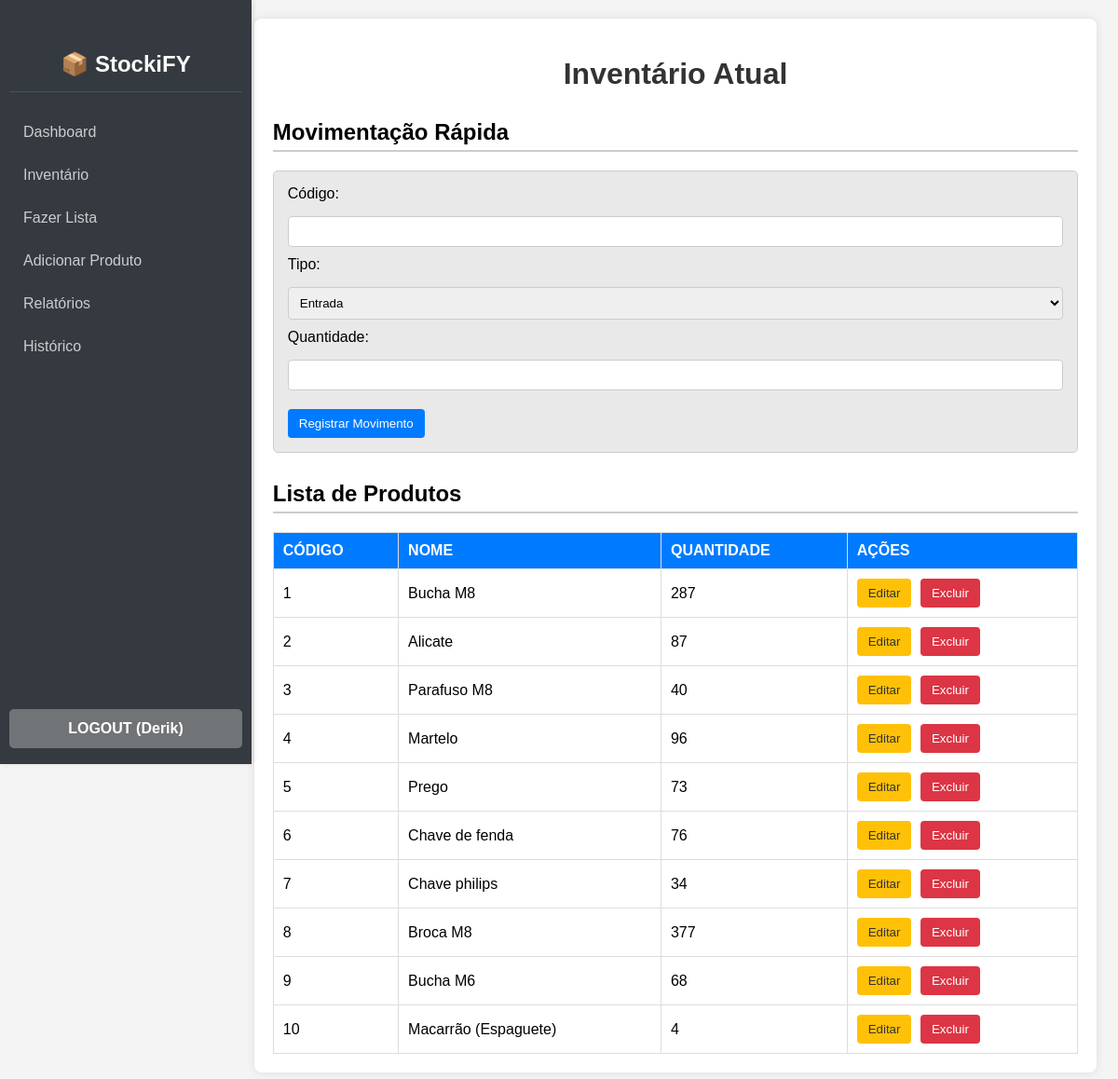
Page /inventario (signed in) on the committed database.
### app.py (models this page shows, shortened)
class Usuario(UserMixin, db.Model):
    id = db.Column(db.Integer, primary_key=True)
    username = db.Column(db.String(80), unique=True, nullable=False)
    password_hash = db.Column(db.String(128))

class Produto(db.Model):
    id = db.Column(db.Integer, primary_key=True)
    nome = db.Column(db.String(100), nullable=False)
    quantidade = db.Column(db.Integer, default=0)

### app.py (the view)
@app.route('/inventario')
@login_required
def inventario():
    estoque_db = Produto.query.order_by(Produto.id).all() # Ordenar por ID pode ser melhor para consistência
    return render_template('index.html', estoque=estoque_db)

### app.py (called while the page is built)
@login_manager.user_loader
def load_user(user_id):
    return Usuario.query.get(int(user_id))

### templates/index.html (shortened to what this page needs)
<!DOCTYPE html>
<html lang="pt-BR">
<head>
    <link rel="stylesheet" href="{{ url_for('static', filename='css/style.css') }}">
</head>
<body>
<div class="sidebar">
    <h2>📦 StockiFY</h2>
    <a href="{{ url_for('dashboard') }}">Dashboard</a>
    <a href="{{ url_for('inventario') }}">Inventário</a>
    <a href="{{ url_for('lista_pedidos_page') }}">Fazer Lista</a>
    <a href="{{ url_for('adicionar_produto') }}">Adicionar Produto</a>
    <a href="{{ url_for('relatorio_menu') }}">Relatórios</a>
    <a href="{{ url_for('historico_page') }}">Histórico</a>
    {% if current_user.is_authenticated %}
        <a href="{{ url_for('logout') }}" class="logout-link">
            LOGOUT ({{ current_user.username | capitalize }})
        </a>
    {% endif %}
</div>
<div class="content">
    <div class="container">
        <h1>Inventário Atual</h1>
        <h2>Movimentação Rápida</h2>
        <form
            hx-post="{{ url_for('movimentar') }}"
            hx-target="#inventory-table-body"
            hx-swap="innerHTML"
            hx-indicator="#loading"
            class="form-row"
        >
            <label>Código:</label>
            <input type="number" name="codigo" required>
            <label>Tipo:</label>
            <select name="tipo_movimento" required>
                <option value="entrada">Entrada</option>
            </select>
            <label>Quantidade:</label>
            <input type="number" name="quantidade" min="1" required>
            <button type="submit" class="btn btn-main">Registrar Movimento</button>
        </form>
        <h2>Lista de Produtos</h2>
        <table class="table-inventory">
            <thead>
                <tr>
                    <th>CÓDIGO</th>
                    <th>NOME</th>
                    <th>QUANTIDADE</th>
                    <th>AÇÕES</th>
                </tr>
            </thead>
            <tbody id="inventory-table-body">
                {% for produto in estoque %}
                <tr>
                    <td>{{ produto.id }}</td>
                    <td>{{ produto.nome }}</td>
                    <td>{{ produto.quantidade }}</td>
                    <td>
                        <button class="btn btn-edit"
                            onclick="toggleEditForm('{{ produto.id }}')">
                            Editar
                        </button>
                        <button class="btn btn-delete"
                            hx-post="{{ url_for('excluir_produto_htmx', produto_id=produto.id) }}"
                            hx-target="closest tr"
                            hx-swap="outerHTML"
                            hx-confirm="Deseja excluir {{ produto.nome }}?">
                            Excluir
                        </button>
                    </td>
                </tr>
                {% endfor %}
            </tbody>
        </table>
    </div>
</div>
</body>
</html>

### static/css/style.css (style rules this page uses)
body { font-family: Arial, sans-serif; margin: 0; background-color: #f4f4f4; display: flex; }
.content { margin-left: 250px; padding: 20px; flex-grow: 1; }
.container { max-width: 95%; margin: auto; background: white; padding: 20px; border-radius: 8px; box-shadow: 0 0 10px rgba(0, 0, 0, 0.1); }
h1 { text-align: center; color: #333; }
h2 { border-bottom: 2px solid #ccc; padding-bottom: 5px; margin-top: 30px; }
.sidebar { width: 250px; background-color: #343a40; color: white; box-shadow: 2px 0 5px rgba(0, 0, 0, 0.1); height: 100vh; position: fixed; display: flex; flex-direction: column; padding: 10px; }
.sidebar h2 { text-align: center; margin-bottom: 20px; padding: 15px 0; color: #fcfbfa; border-bottom: 1px solid #495057; }
.sidebar a { padding: 12px 15px; text-decoration: none; font-size: 16px; color: #ccc; display: block; border-radius: 5px; margin: 2px 0; transition: background-color 0.2s ease, color 0.2s ease, transform 0.1s ease; }
.logout-link { position: absolute; bottom: 15px; left: 10px; width: calc(100% - 20px); box-sizing: border-box; padding: 15px 0; text-align: center; background-color: #c4c4c46b; color: white !important; font-weight: bold; text-decoration: none; border-radius: 5px; margin: 0; border-top: none; transition: background-color 0.2s ease, transform 0.1s ease; }
.btn { color: white; padding: 8px 12px; border: none; border-radius: 4px; cursor: pointer; margin-right: 5px; text-decoration: none; display: inline-block; text-align: center; transition: background-color 0.2s ease, opacity 0.2s ease, transform 0.1s ease, box-shadow 0.2s ease; }
.btn-main { background-color: #007bff; }
.btn-edit { background-color: #ffc107; color: #333; }
.btn-delete { background-color: #dc3545; }
input[type="text"], input[type="number"], input[type="password"], select, input[type="date"] { width: 100%; padding: 8px; border: 1px solid #ccc; border-radius: 4px; box-sizing: border-box; transition: border-color 0.2s ease, box-shadow 0.2s ease; }
.form-row { display: flex; flex-wrap: wrap; gap: 10px; align-items: flex-end; margin-bottom: 20px; padding: 15px; border: 1px solid #ccc; border-radius: 5px; background-color: #e9e9e9; }
.form-row label { white-space: nowrap; margin-bottom: 5px; flex-basis: 100%; }
.form-row button { margin-top: 10px; }
table { width: 100%; border-collapse: collapse; margin-top: 20px; }
th, td { border: 1px solid #ddd; padding: 10px; text-align: left; vertical-align: middle; }
.table-inventory th { background-color: #007bff; color: white; }
.table-inventory tbody tr, .table-pedidos tbody tr { transition: background-color 0.15s ease-in-out; }
.table-inventory td:last-child { white-space: nowrap; }

### rows in the picture
Usuario: username "Derik"
Produto: id "1", nome "Bucha M8", quantidade "287"
Produto: id "2", nome "Alicate", quantidade "87"
Produto: id "3", nome "Parafuso M8", quantidade "40"
Produto: id "4", nome "Martelo", quantidade "96"
Produto: id "5", nome "Prego", quantidade "73"
Produto: id "6", nome "Chave de fenda", quantidade "76"
Produto: id "7", nome "Chave philips", quantidade "34"
Produto: id "8", nome "Broca M8", quantidade "377"
Produto: id "9", nome "Bucha M6", quantidade "68"
Produto: id "10", nome "Macarrão (Espaguete)", quantidade "4"
